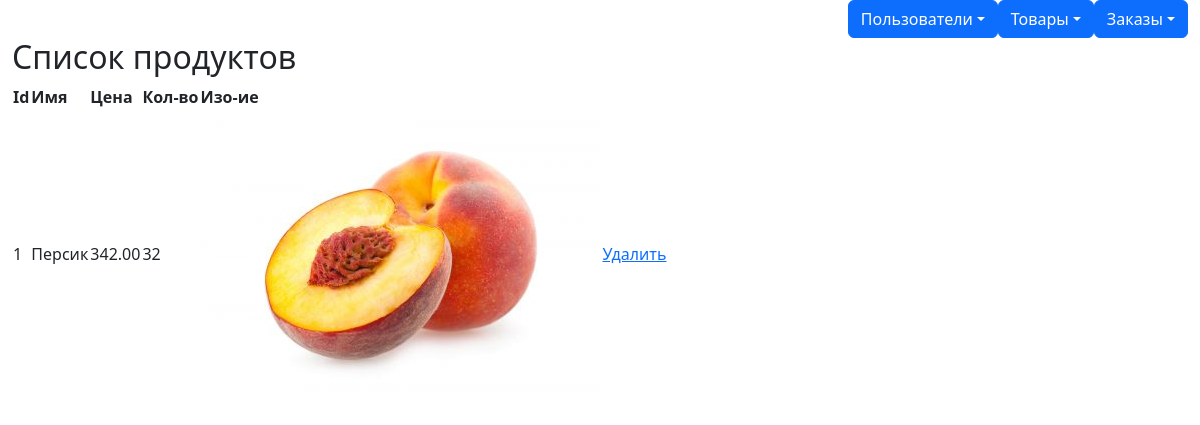
The page /all_products/ on the database its author committed.
### myapp/models.py (models this page shows)
class Product(models.Model):
    name = models.CharField(max_length=100)
    description = models.TextField()
    price = models.DecimalField(max_digits=8, decimal_places=2)
    count = models.IntegerField()
    date = models.DateField(auto_now_add=True)
    image = models.ImageField()

### myapp/views.py (the view)
# urls.py: path('all_products/', views.all_products, name='all products'),
def all_products(request):
    products = Product.objects.all()
    return render(request, 'all_products.html', {'products': products})

### myapp/templates/all_products.html
{% extends "base.html" %}
{% block content %}
<body>
    <h2>Список продуктов</h2>
    <table>
        <thead>
            <th>Id</th>
            <th>Имя</th>
            <th>Цена</th>
            <th>Кол-во</th>
            <th>Изо-ие</th>
            <th></th>
        </thead>
        {% for product in products %}
        <tr>
            <td>{{ product.id }}</td>
            <td>{{ product.name }}</td>
            <td>{{ product.price }}</td>
            <td>{{ product.count }}</td>
            <td><img src='{{ product.image.url }}' ></td>
            <td><a href="/delete_product/{{product.id}}">Удалить</a></td>
        </tr>
        {% endfor %}
    </table>
</body>
{% endblock %}

### rows shown on the page
Product: id "1", name "Персик", price "342.00", count "32", image (picture)
